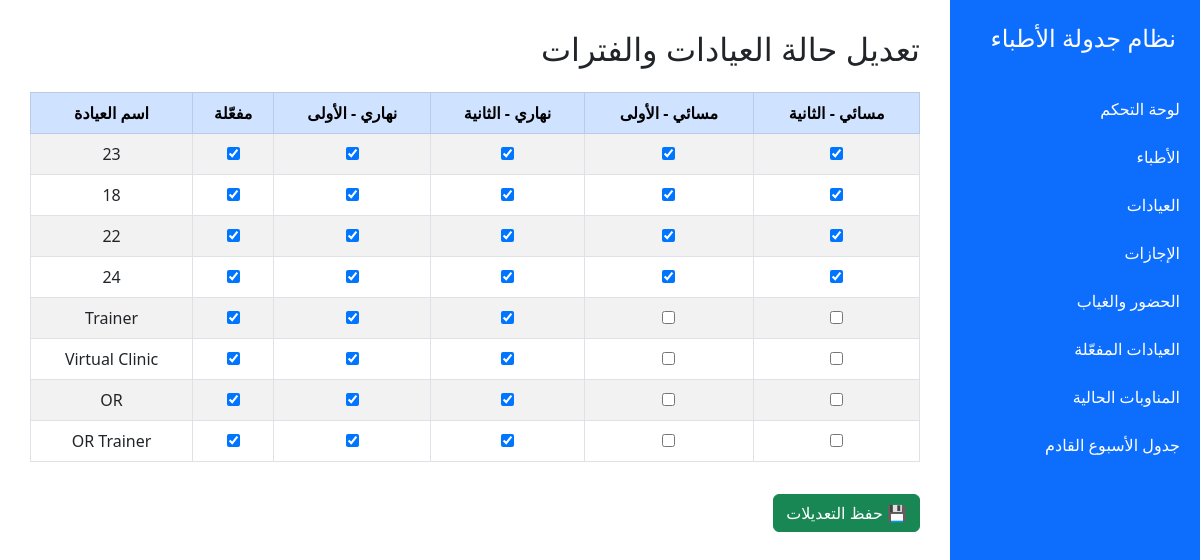
The app's page /dashboard/active-locations/, older data.
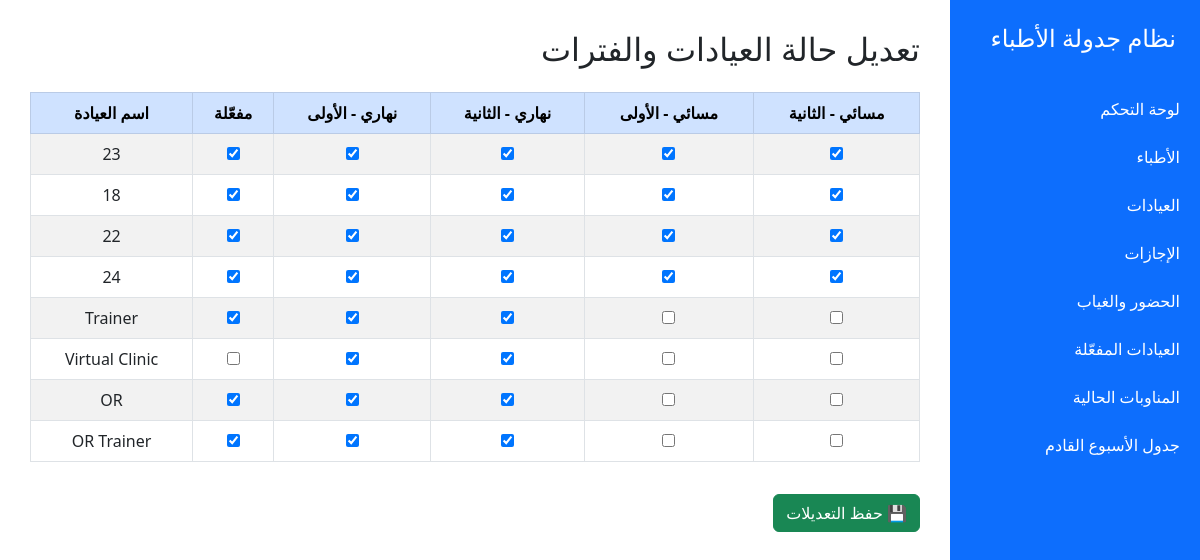
The same page, newer data.
### doctors_app/models.py (models this page shows, shortened)
class LocationConfig(models.Model):
    clinic = models.ForeignKey(Clinic, on_delete=models.CASCADE, verbose_name='العيادة')
    is_active = models.BooleanField(default=True, verbose_name='مفعّل')
    period_1_enabled = models.BooleanField(default=True, verbose_name='نهاري - الأولى')
    period_2_enabled = models.BooleanField(default=True, verbose_name='نهاري - الثانية')
    period_3_enabled = models.BooleanField(default=True, verbose_name='مسائي - الأولى')
    period_4_enabled = models.BooleanField(default=True, verbose_name='مسائي - الثانية')

class Clinic(models.Model):
    name = models.CharField(max_length=100, verbose_name='اسم العيادة')
    days_available = models.JSONField(default=list, blank=True, verbose_name='أيام العمل')

### doctors_app/views.py (the view, shortened to what this page needs)
# urls.py: path('active-locations/', views.active_locations_view, name='active_locations'),
@csrf_exempt
def active_locations_view(request):
    configs = LocationConfig.objects.select_related('clinic').all()
    return render(request, 'active_locations.html', {'configs': configs})

### templates/active_locations.html (shortened to what this page needs)
{% extends "base.html" %}
{% block content %}
<h2 class="mb-4">تعديل حالة العيادات والفترات</h2>
<form method="post">
    <table class="table table-bordered table-striped text-center align-middle">
        <thead class="table-primary">
            <tr>
                <th>مسائي - الثانية</th>
                <th>مسائي - الأولى</th>
                <th>نهاري - الثانية</th>
                <th>نهاري - الأولى</th>
                <th>مفعّلة</th>
                <th>اسم العيادة</th>
            </tr>
        </thead>
        <tbody>
            {% for config in configs %}
            <tr>
                <td><input type="checkbox" name="config_{{ config.id }}_p4" {% if config.period_4_enabled %}checked{% endif %}></td>
                <td><input type="checkbox" name="config_{{ config.id }}_p3" {% if config.period_3_enabled %}checked{% endif %}></td>
                <td><input type="checkbox" name="config_{{ config.id }}_p2" {% if config.period_2_enabled %}checked{% endif %}></td>
                <td><input type="checkbox" name="config_{{ config.id }}_p1" {% if config.period_1_enabled %}checked{% endif %}></td>
                <td><input type="checkbox" name="config_{{ config.id }}_is_active" {% if config.is_active %}checked{% endif %}></td>
                <td>{{ config.clinic.name }}</td>
            </tr>
            {% endfor %}
        </tbody>
    </table>
    <button type="submit" class="btn btn-success mt-3">💾 حفظ التعديلات</button>
</form>
{% endblock %}

Row changes from the older to the newer data that the page shows:
changed LocationConfig "Virtual Clinic": is_active "☑" → "☐"
